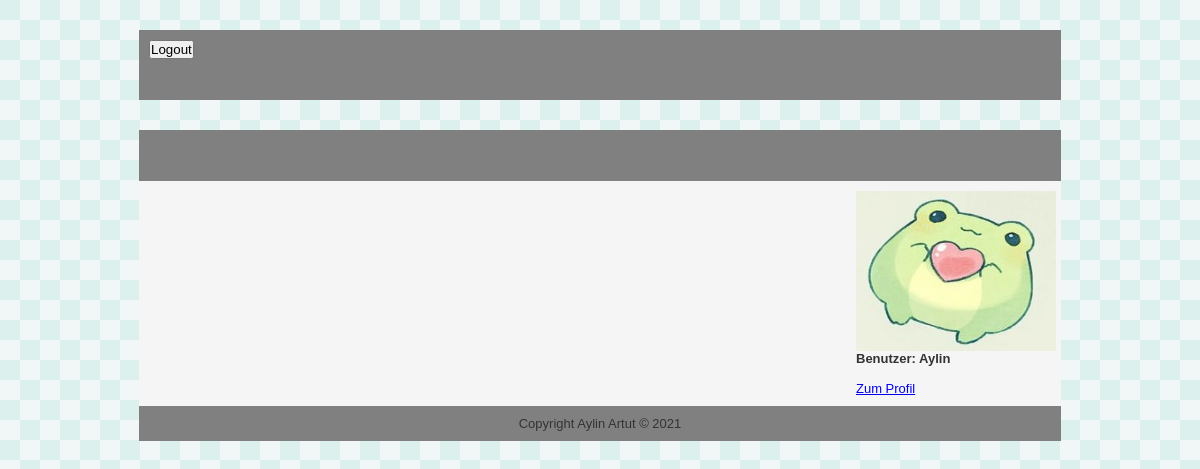
Before: /index.php (signed in) with the older database file.
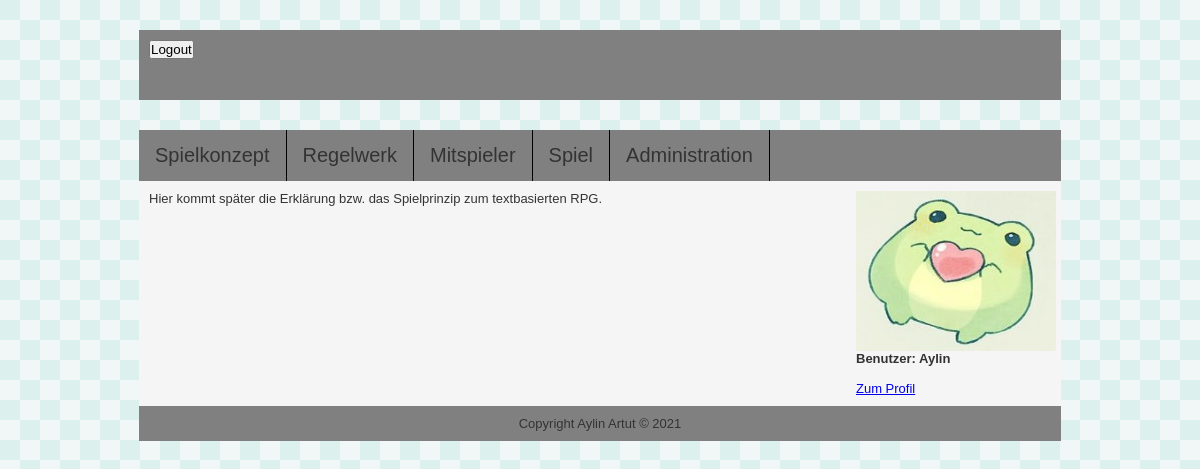
After: the same page with the newer database file.
### tables this page shows
CREATE TABLE `users` (
  `id` int(11) NOT NULL,
  `username` varchar(30) DEFAULT NULL,
  `role` int(11) DEFAULT NULL,
  `email` varchar(255) DEFAULT NULL,
  `password` varchar(255) DEFAULT NULL,
  `gender` enum('maennlich','weiblich') DEFAULT NULL,
  `age` tinyint(4) NOT NULL,
  `imagepath` varchar(255) NOT NULL
);

CREATE TABLE `website_navigation` (
  `id` int(11) NOT NULL,
  `menuname` varchar(50) DEFAULT NULL,
  `filename` varchar(50) NOT NULL,
  `role` int(11) DEFAULT NULL
);

CREATE TABLE `website_contents` (
  `id` int(11) NOT NULL,
  `text` text NOT NULL,
  `website_navigation_name` int(11) DEFAULT NULL
);

### SQL_Classes/User.class.php (called while the page is built, shortened)
<?php
    class User{
        function getProfileData($id){
            $sql = "SELECT * FROM users WHERE id ='$id'";
            return $sql;
        }
    }
?>

### SQL_Classes/Navigation.class.php (called while the page is built, shortened)
<?php
    class Navigation{
        function getNavigation($status){
            $sql = "SELECT menuname, filename, role FROM website_navigation WHERE role=" . $status;
            return $sql;
        }
    }
?>

### SQL_Classes/WebsiteContents.class.php (called while the page is built, shortened)
<?php
    class WebsiteContents{
        function getWebsiteContent($menuname){
            $sql = "SELECT text FROM website_contents WHERE website_navigation_name=" . $menuname;
            return $sql;
        }
    }
?>

### HTML_Files/DIV_Pages/Left_Page_Content.php (the view, shortened to what this page needs)
<div id="Page_Navigation">
    <ul>
        <?php
            $databaseConnection = new DatabaseConnection();
            $navigation = $databaseConnection->getConnectionToDatabase();
            $sql = new Navigation($navigation);
            if((isset($_SESSION['Login.class'])) && (!empty(session_id()))){
                foreach ($navigation->query($sql->getNavigation(4)) as $row){
        ?>
                    <li>
                        <a id= <?php echo $row["filename"] ?> ".php"> <?php echo $row["menuname"] ?> </a>
                    </li>
        <?php
                }
                foreach ($navigation->query($sql->getNavigation(3)) as $row){
        ?>
                    <li>
                        <a id= <?php echo $row["filename"] ?> ".php"> <?php echo $row["menuname"] ?> </a>
                    </li>
        <?php
                }
                if($_SESSION['role'] == 1){
                    foreach ($navigation->query($sql->getNavigation(1)) as $row){
                        ?>
                            <li>
                                <a id= <?php echo $row["filename"] ?> ".php"> <?php echo $row["menuname"] ?> </a>
                            </li>
                        <?php
                    }
                }
            }
        ?>
    </ul>
</div>
<div id="Left_Page_Content">
    <?php
        $databaseConnection = new DatabaseConnection();
        $websiteContents = $databaseConnection->getConnectionToDatabase();
        $sql = new WebsiteContents($websiteContents);
        if((isset($_SESSION['Login.class'])) && (!empty(session_id()))){
            foreach ($websiteContents->query($sql->getWebsiteContent(1)) as $row){
                echo $row["text"];
            }
        }
    ?>
</div>

### HTML_Files/DIV_Pages/Page_Header.php
<div id="Page_Header">
    <?php
        if(!(isset($_SESSION['Login.class'])) || (empty(session_id()))){
    ?>
            <div id="LoginBox">
                <form id="login_formular" action="Main.php" method="POST">
                    E-Mail:
                    <input type="email" id="email_forLogin" name="email_forLogin">
                    Passwort:
                    <input type="password" id="password_forLogin" name="password_forLogin">
                    <input type="submit" id="submit_login" name="submit_login" value="Login">
                </form>
            </div>
            <div id="RegisterBox">
                <a id= "Register" href='#'> Zur Registrierung </a>
            </div>
    <?php
        }else{
    ?>
    <div id="LogoutBox">
        <form id="logout" action="Main.php" method="POST">
            <input type="submit" id="submit_logout" name="submit_logout" value="Logout">
        </form>
    </div>
    <?php
        }
    ?>
</div>

### index.php (shortened to what this page needs)
<?php
    include("HTML_Files/DIV_Pages/Page_Header.php");
?>
    <div id="Page_Wrapper">
        <?php
            include("HTML_Files/DIV_Pages/Left_Page_Content.php");
            include("HTML_Files/DIV_Pages/Right_Page_Content.php");
        ?>

### HTML_Files/DIV_Pages/Right_Page_Content.php
<div id="Right_Page_Content">
    <?php
        $databaseConnection = new DatabaseConnection();
        $userProfile = $databaseConnection->getConnectionToDatabase();
        $sql = new User($userProfile);
        if((isset($_SESSION['Login.class'])) && (!empty(session_id()))){
            foreach ($userProfile->query($sql->getProfileData($_SESSION['id'])) as $row){
    ?>
                <img src="<?php echo $row["imagepath"] ?>" width="200" height="160">
    <?php
                    echo "<b> Benutzer: " . $row["username"] . "</b>";
            }
        }
    ?>
    <br/> <br/>
    <?php
        if((isset($_SESSION['Login.class'])) || (empty(session_id()))){
            echo "<a id='UserProfile' href='#'> Zum Profil </a>";
        }
    ?>
</div>

### CSS_Files/Main.css (style rules this page uses)
* { padding: 0; margin: 0; }
body { font-family: Arial, Helvetica, sans-serif; font-size: 13px; background-image: url("../Images/Page_Background.jpg"); }
#Page_Wrapper { overflow: auto; background-color: whitesmoke; margin: 0 auto; width: 922px; }
#Page_Header { color: #333; padding: 10px; height: 50px; background: grey; margin: 0 auto; width: 902px; overflow: auto; margin-top: 30px; margin-bottom: 30px; }
#Page_Navigation { background-color: grey; color: #333; height: 51.4px; }
ul { list-style-type: none; margin: 0; padding: 0; background-color: grey; }
li { float: left; border-right:1px solid black; }
li a { display: block; text-align: center; padding: 14px 16px; font-size: 20px; }
#Left_Page_Content { display: inline-block; float: left; color: #333; margin:10px; padding:0; width: 683px; position: relative; background-color: whitesmoke; }
#Right_Page_Content { display: inline-block; color: #333; margin:10px; padding:0; width: 195px; float: right; }
#Page_Footer { width: 902px; clear: both; color: #333; background: grey; padding: 10px; text-align: center; }

Changed rows visible on the page:
now on this page (row edited): website_navigation: menuname "Spielkonzept"
now on this page (row edited): website_navigation: menuname "Regelwerk"
now on this page (row edited): website_navigation: menuname "Mitspieler"
now on this page (row edited): website_navigation: menuname "Spiel"
added website_navigation: menuname "Administration"
added website_contents: text "Hier kommt später die Erklärung bzw. das Spielprinzip zum textbasierten RPG."
